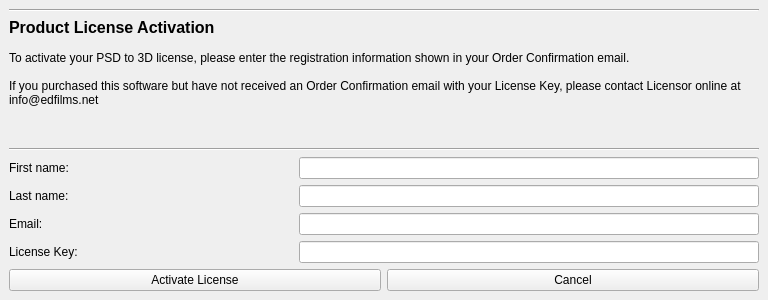
<?xml version="1.0" encoding="UTF-8"?>
<ui version="4.0">
 <class>LicensingWidget</class>
 <widget class="QMainWindow" name="LicensingWidget">
  <property name="geometry">
   <rect>
    <x>0</x>
    <y>0</y>
    <width>768</width>
    <height>300</height>
   </rect>
  </property>
  <property name="sizePolicy">
   <sizepolicy hsizetype="Preferred" vsizetype="Minimum">
    <horstretch>0</horstretch>
    <verstretch>0</verstretch>
   </sizepolicy>
  </property>
  <property name="windowTitle">
   <string>PSD to 3D License</string>
  </property>
  <property name="windowIcon">
   <iconset>
    <normaloff>icons/PSD to 3D Icons.ico</normaloff>icons/PSD to 3D Icons.ico</iconset>
  </property>
  <widget class="QWidget" name="licensingWidgetContents">
   <layout class="QVBoxLayout" name="verticalLayout">
    <property name="spacing">
     <number>6</number>
    </property>
    <item>
     <layout class="QVBoxLayout" name="licensingInstructionsLine">
      <property name="spacing">
       <number>0</number>
      </property>
      <property name="sizeConstraint">
       <enum>QLayout::SetMinimumSize</enum>
      </property>
      <item>
       <widget class="Line" name="licensingInstructionsLineWidget">
        <property name="orientation">
         <enum>Qt::Horizontal</enum>
        </property>
       </widget>
      </item>
     </layout>
    </item>
    <item>
     <layout class="QVBoxLayout" name="licensingInstructionsSection">
      <property name="spacing">
       <number>0</number>
      </property>
      <property name="sizeConstraint">
       <enum>QLayout::SetMinAndMaxSize</enum>
      </property>
      <item>
       <widget class="QLabel" name="licensingInstructionsLabel_1">
        <property name="sizePolicy">
         <sizepolicy hsizetype="Preferred" vsizetype="Fixed">
          <horstretch>0</horstretch>
          <verstretch>0</verstretch>
         </sizepolicy>
        </property>
        <property name="font">
         <font>
          <pointsize>12</pointsize>
          <weight>75</weight>
          <bold>true</bold>
         </font>
        </property>
        <property name="text">
         <string>&lt;html&gt;&lt;head/&gt;&lt;body&gt;&lt;p&gt;Product License Activation&lt;/p&gt;&lt;/body&gt;&lt;/html&gt;</string>
        </property>
        <property name="alignment">
         <set>Qt::AlignLeading|Qt::AlignLeft|Qt::AlignTop</set>
        </property>
       </widget>
      </item>
      <item>
       <widget class="QLabel" name="licensingInstructionsLabel_2">
        <property name="sizePolicy">
         <sizepolicy hsizetype="Preferred" vsizetype="Preferred">
          <horstretch>0</horstretch>
          <verstretch>0</verstretch>
         </sizepolicy>
        </property>
        <property name="text">
         <string>&lt;html&gt;&lt;head/&gt;&lt;body&gt;&lt;p&gt;&lt;br/&gt;To activate your PSD to 3D license, please enter the registration information shown in your Order Confirmation email.&lt;br/&gt;&lt;br/&gt;If you purchased this software but have not received an Order Confirmation email with your License Key, please contact Licensor online at info@edfilms.net&lt;/p&gt;&lt;/body&gt;&lt;/html&gt;</string>
        </property>
        <property name="alignment">
         <set>Qt::AlignLeading|Qt::AlignLeft|Qt::AlignTop</set>
        </property>
        <property name="wordWrap">
         <bool>true</bool>
        </property>
       </widget>
      </item>
     </layout>
    </item>
    <item>
     <layout class="QVBoxLayout" name="userInfoLine">
      <property name="spacing">
       <number>0</number>
      </property>
      <item>
       <widget class="Line" name="userInfoLineWidget">
        <property name="orientation">
         <enum>Qt::Horizontal</enum>
        </property>
       </widget>
      </item>
     </layout>
    </item>
    <item>
     <layout class="QHBoxLayout" name="userInfoFirstName">
      <item>
       <widget class="QLabel" name="userInfoFirstNameLabel">
        <property name="text">
         <string>First name:</string>
        </property>
       </widget>
      </item>
      <item>
       <spacer name="userInfoFirstNameSpacer">
        <property name="orientation">
         <enum>Qt::Horizontal</enum>
        </property>
        <property name="sizeHint" stdset="0">
         <size>
          <width>40</width>
          <height>20</height>
         </size>
        </property>
       </spacer>
      </item>
      <item>
       <widget class="QLineEdit" name="userInfoFirstNameLineEdit">
        <property name="minimumSize">
         <size>
          <width>460</width>
          <height>0</height>
         </size>
        </property>
        <property name="maximumSize">
         <size>
          <width>460</width>
          <height>16777215</height>
         </size>
        </property>
       </widget>
      </item>
     </layout>
    </item>
    <item>
     <layout class="QHBoxLayout" name="userInfoLastName">
      <item>
       <widget class="QLabel" name="userInfoLastNameLabel">
        <property name="text">
         <string>Last name:</string>
        </property>
       </widget>
      </item>
      <item>
       <spacer name="userInfoLastNameSpacer">
        <property name="orientation">
         <enum>Qt::Horizontal</enum>
        </property>
        <property name="sizeHint" stdset="0">
         <size>
          <width>40</width>
          <height>20</height>
         </size>
        </property>
       </spacer>
      </item>
      <item>
       <widget class="QLineEdit" name="userInfoLastNameLineEdit">
        <property name="minimumSize">
         <size>
          <width>460</width>
          <height>0</height>
         </size>
        </property>
        <property name="maximumSize">
         <size>
          <width>460</width>
          <height>16777215</height>
         </size>
        </property>
       </widget>
      </item>
     </layout>
    </item>
    <item>
     <layout class="QHBoxLayout" name="userInfoEmail">
      <item>
       <widget class="QLabel" name="userInfoEmailLabel">
        <property name="text">
         <string>Email:</string>
        </property>
       </widget>
      </item>
      <item>
       <spacer name="userInfoEmailSpacer">
        <property name="orientation">
         <enum>Qt::Horizontal</enum>
        </property>
        <property name="sizeHint" stdset="0">
         <size>
          <width>40</width>
          <height>20</height>
         </size>
        </property>
       </spacer>
      </item>
      <item>
       <widget class="QLineEdit" name="userInfoEmailLineEdit">
        <property name="minimumSize">
         <size>
          <width>460</width>
          <height>0</height>
         </size>
        </property>
        <property name="maximumSize">
         <size>
          <width>460</width>
          <height>16777215</height>
         </size>
        </property>
       </widget>
      </item>
     </layout>
    </item>
    <item>
     <layout class="QHBoxLayout" name="licenseKey">
      <item>
       <widget class="QLabel" name="licenseKeyLabel">
        <property name="text">
         <string>License Key:</string>
        </property>
       </widget>
      </item>
      <item>
       <spacer name="licenseKeySpacer">
        <property name="orientation">
         <enum>Qt::Horizontal</enum>
        </property>
        <property name="sizeHint" stdset="0">
         <size>
          <width>40</width>
          <height>20</height>
         </size>
        </property>
       </spacer>
      </item>
      <item>
       <widget class="QLineEdit" name="licenseKeyLineEdit">
        <property name="minimumSize">
         <size>
          <width>460</width>
          <height>0</height>
         </size>
        </property>
        <property name="maximumSize">
         <size>
          <width>460</width>
          <height>16777215</height>
         </size>
        </property>
       </widget>
      </item>
     </layout>
    </item>
    <item>
     <layout class="QHBoxLayout" name="buttons">
      <item>
       <widget class="QPushButton" name="activateBtn">
        <property name="text">
         <string>Activate License</string>
        </property>
       </widget>
      </item>
      <item>
       <widget class="QPushButton" name="cancelBtn">
        <property name="text">
         <string>Cancel</string>
        </property>
       </widget>
      </item>
     </layout>
    </item>
   </layout>
  </widget>
 </widget>
 <resources/>
 <connections/>
</ui>
